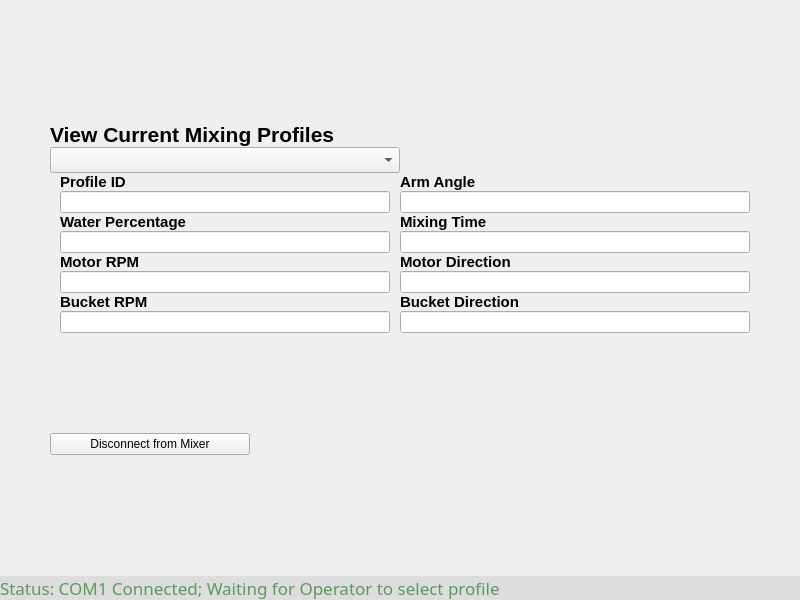
<?xml version="1.0" encoding="UTF-8"?>
<ui version="4.0">
 <class>InitWidget</class>
 <widget class="QWidget" name="InitWidget">
  <property name="geometry">
   <rect>
    <x>0</x>
    <y>0</y>
    <width>800</width>
    <height>600</height>
   </rect>
  </property>
  <property name="windowTitle">
   <string>Form</string>
  </property>
  <layout class="QVBoxLayout" name="verticalLayout">
   <property name="leftMargin">
    <number>0</number>
   </property>
   <property name="topMargin">
    <number>0</number>
   </property>
   <property name="rightMargin">
    <number>0</number>
   </property>
   <property name="bottomMargin">
    <number>0</number>
   </property>
   <item>
    <layout class="QVBoxLayout" name="verticalLayout_2">
     <property name="spacing">
      <number>0</number>
     </property>
     <property name="leftMargin">
      <number>0</number>
     </property>
     <property name="rightMargin">
      <number>0</number>
     </property>
     <item>
      <spacer name="verticalSpacer">
       <property name="orientation">
        <enum>Qt::Vertical</enum>
       </property>
       <property name="sizeType">
        <enum>QSizePolicy::Expanding</enum>
       </property>
       <property name="sizeHint" stdset="0">
        <size>
         <width>20</width>
         <height>40</height>
        </size>
       </property>
      </spacer>
     </item>
     <item>
      <layout class="QGridLayout" name="gridLayout">
       <property name="leftMargin">
        <number>50</number>
       </property>
       <property name="rightMargin">
        <number>50</number>
       </property>
       <item row="0" column="1">
        <spacer name="horizontalSpacer">
         <property name="orientation">
          <enum>Qt::Horizontal</enum>
         </property>
         <property name="sizeHint" stdset="0">
          <size>
           <width>40</width>
           <height>20</height>
          </size>
         </property>
        </spacer>
       </item>
       <item row="5" column="0">
        <widget class="QPushButton" name="disconnectButton">
         <property name="minimumSize">
          <size>
           <width>0</width>
           <height>0</height>
          </size>
         </property>
         <property name="maximumSize">
          <size>
           <width>200</width>
           <height>16777215</height>
          </size>
         </property>
         <property name="text">
          <string>Disconnect from Mixer</string>
         </property>
        </widget>
       </item>
       <item row="3" column="1">
        <spacer name="verticalSpacer_4">
         <property name="orientation">
          <enum>Qt::Vertical</enum>
         </property>
         <property name="sizeHint" stdset="0">
          <size>
           <width>20</width>
           <height>40</height>
          </size>
         </property>
        </spacer>
       </item>
       <item row="0" column="0">
        <widget class="QLabel" name="label_2">
         <property name="font">
          <font>
           <pointsize>16</pointsize>
           <bold>true</bold>
          </font>
         </property>
         <property name="text">
          <string>View Current Mixing Profiles</string>
         </property>
        </widget>
       </item>
       <item row="2" column="0">
        <layout class="QVBoxLayout" name="verticalLayout_3">
         <property name="leftMargin">
          <number>10</number>
         </property>
         <property name="rightMargin">
          <number>10</number>
         </property>
         <item>
          <widget class="QLabel" name="label_3">
           <property name="font">
            <font>
             <pointsize>11</pointsize>
             <bold>true</bold>
            </font>
           </property>
           <property name="text">
            <string>Profile ID</string>
           </property>
          </widget>
         </item>
         <item>
          <widget class="QLineEdit" name="e_profId"/>
         </item>
         <item>
          <widget class="QLabel" name="label_4">
           <property name="font">
            <font>
             <pointsize>11</pointsize>
             <bold>true</bold>
            </font>
           </property>
           <property name="text">
            <string>Water Percentage</string>
           </property>
          </widget>
         </item>
         <item>
          <widget class="QLineEdit" name="e_waterPercentage"/>
         </item>
         <item>
          <widget class="QLabel" name="label_5">
           <property name="font">
            <font>
             <pointsize>11</pointsize>
             <bold>true</bold>
            </font>
           </property>
           <property name="text">
            <string>Motor RPM</string>
           </property>
          </widget>
         </item>
         <item>
          <widget class="QLineEdit" name="e_motorRPM"/>
         </item>
         <item>
          <widget class="QLabel" name="label_6">
           <property name="font">
            <font>
             <pointsize>11</pointsize>
             <bold>true</bold>
            </font>
           </property>
           <property name="text">
            <string>Bucket RPM</string>
           </property>
          </widget>
         </item>
         <item>
          <widget class="QLineEdit" name="e_bucketRPM"/>
         </item>
        </layout>
       </item>
       <item row="1" column="0">
        <widget class="QComboBox" name="profilesBox">
         <property name="sizePolicy">
          <sizepolicy hsizetype="Preferred" vsizetype="Preferred">
           <horstretch>0</horstretch>
           <verstretch>0</verstretch>
          </sizepolicy>
         </property>
         <property name="minimumSize">
          <size>
           <width>200</width>
           <height>0</height>
          </size>
         </property>
         <property name="maximumSize">
          <size>
           <width>16777215</width>
           <height>16777215</height>
          </size>
         </property>
         <property name="font">
          <font>
           <family>MS Shell Dlg 2</family>
           <pointsize>11</pointsize>
          </font>
         </property>
        </widget>
       </item>
       <item row="4" column="1">
        <spacer name="verticalSpacer_5">
         <property name="orientation">
          <enum>Qt::Vertical</enum>
         </property>
         <property name="sizeHint" stdset="0">
          <size>
           <width>20</width>
           <height>60</height>
          </size>
         </property>
        </spacer>
       </item>
       <item row="2" column="1">
        <layout class="QVBoxLayout" name="verticalLayout_4">
         <item>
          <widget class="QLabel" name="label">
           <property name="sizePolicy">
            <sizepolicy hsizetype="Minimum" vsizetype="Preferred">
             <horstretch>0</horstretch>
             <verstretch>0</verstretch>
            </sizepolicy>
           </property>
           <property name="font">
            <font>
             <pointsize>11</pointsize>
             <bold>true</bold>
            </font>
           </property>
           <property name="text">
            <string>Arm Angle</string>
           </property>
          </widget>
         </item>
         <item>
          <widget class="QLineEdit" name="e_armAngle"/>
         </item>
         <item>
          <widget class="QLabel" name="label_7">
           <property name="font">
            <font>
             <pointsize>11</pointsize>
             <bold>true</bold>
            </font>
           </property>
           <property name="text">
            <string>Mixing Time</string>
           </property>
          </widget>
         </item>
         <item>
          <widget class="QLineEdit" name="e_time"/>
         </item>
         <item>
          <widget class="QLabel" name="label_8">
           <property name="font">
            <font>
             <pointsize>11</pointsize>
             <bold>true</bold>
            </font>
           </property>
           <property name="text">
            <string>Motor Direction</string>
           </property>
          </widget>
         </item>
         <item>
          <widget class="QLineEdit" name="e_motorDirection"/>
         </item>
         <item>
          <widget class="QLabel" name="label_9">
           <property name="font">
            <font>
             <pointsize>11</pointsize>
             <bold>true</bold>
            </font>
           </property>
           <property name="text">
            <string>Bucket Direction</string>
           </property>
          </widget>
         </item>
         <item>
          <widget class="QLineEdit" name="e_bucketDirection"/>
         </item>
        </layout>
       </item>
      </layout>
     </item>
     <item>
      <spacer name="verticalSpacer_3">
       <property name="orientation">
        <enum>Qt::Vertical</enum>
       </property>
       <property name="sizeHint" stdset="0">
        <size>
         <width>20</width>
         <height>40</height>
        </size>
       </property>
      </spacer>
     </item>
     <item>
      <widget class="QLabel" name="statusLabel">
       <property name="sizePolicy">
        <sizepolicy hsizetype="Preferred" vsizetype="Preferred">
         <horstretch>0</horstretch>
         <verstretch>0</verstretch>
        </sizepolicy>
       </property>
       <property name="font">
        <font>
         <family>MS Gothic</family>
         <pointsize>13</pointsize>
        </font>
       </property>
       <property name="styleSheet">
        <string notr="true">background-color: #DDDDDD; color: #5c995c</string>
       </property>
       <property name="text">
        <string>Status: COM1 Connected; Waiting for Operator to select profile</string>
       </property>
      </widget>
     </item>
    </layout>
   </item>
  </layout>
 </widget>
 <resources/>
 <connections/>
</ui>
